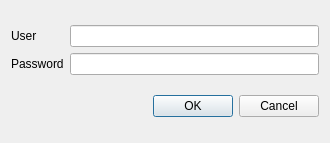
<?xml version="1.0" encoding="UTF-8"?>
<ui version="4.0">
 <class>Login</class>
 <widget class="QDialog" name="Login">
  <property name="geometry">
   <rect>
    <x>0</x>
    <y>0</y>
    <width>330</width>
    <height>143</height>
   </rect>
  </property>
  <property name="windowTitle">
   <string>Dialog</string>
  </property>
  <layout class="QVBoxLayout" name="verticalLayout">
   <item>
    <layout class="QGridLayout" name="gridLayout">
     <item row="0" column="0">
      <widget class="QLabel" name="lblUser">
       <property name="text">
        <string>User</string>
       </property>
      </widget>
     </item>
     <item row="0" column="1">
      <widget class="QLineEdit" name="leUser"/>
     </item>
     <item row="1" column="0">
      <widget class="QLabel" name="lblPassword">
       <property name="text">
        <string>Password</string>
       </property>
      </widget>
     </item>
     <item row="1" column="1">
      <widget class="QLineEdit" name="lePassword">
       <property name="echoMode">
        <enum>QLineEdit::Password</enum>
       </property>
      </widget>
     </item>
    </layout>
   </item>
   <item>
    <widget class="QDialogButtonBox" name="buttonBox">
     <property name="orientation">
      <enum>Qt::Horizontal</enum>
     </property>
     <property name="standardButtons">
      <set>QDialogButtonBox::Cancel|QDialogButtonBox::Ok</set>
     </property>
    </widget>
   </item>
  </layout>
 </widget>
 <resources/>
 <connections>
  <connection>
   <sender>buttonBox</sender>
   <signal>accepted()</signal>
   <receiver>Login</receiver>
   <slot>accept()</slot>
   <hints>
    <hint type="sourcelabel">
     <x>248</x>
     <y>254</y>
    </hint>
    <hint type="destinationlabel">
     <x>157</x>
     <y>274</y>
    </hint>
   </hints>
  </connection>
  <connection>
   <sender>buttonBox</sender>
   <signal>rejected()</signal>
   <receiver>Login</receiver>
   <slot>reject()</slot>
   <hints>
    <hint type="sourcelabel">
     <x>316</x>
     <y>260</y>
    </hint>
    <hint type="destinationlabel">
     <x>286</x>
     <y>274</y>
    </hint>
   </hints>
  </connection>
 </connections>
</ui>
